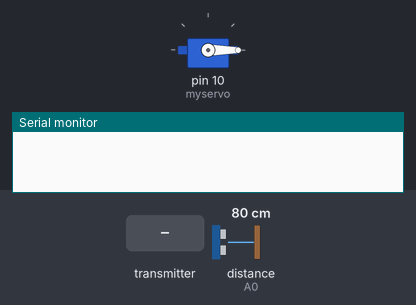
A sketch run on a simulated Arduino Uno, built with avr-gcc and run on an emulated ATmega328P. Parts: servo, the last lines printed to the serial monitor. Wiring (inferred from the names in the program): ultrasonic range finder: trigger A1; echo A0. The inputs (shaded band) are chosen by the test bench; at power-on: distance to the obstacle (sensor on A0) 80 cm. The echo pulse lasts 58.3 µs per cm; no radio packets arrive unless stated.

Above: at 0.1 s.
2.3 s: distance to the obstacle (sensor on A0) set to 2 cm
At 4.6 s:
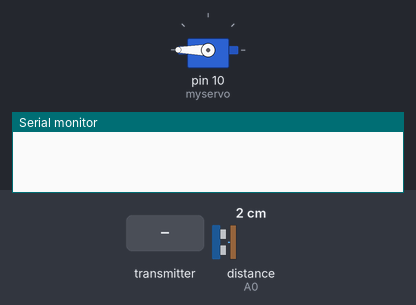
5.3 s: the transmitter starts sending btnA = 0
At 6.0 s:
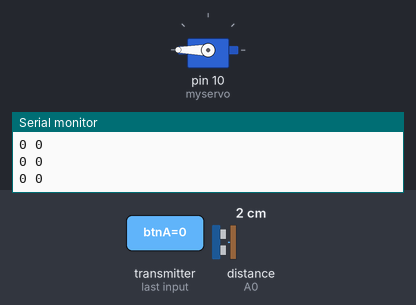
8.3 s: distance to the obstacle (sensor on A0) set to 60 cm
At 9.2 s:
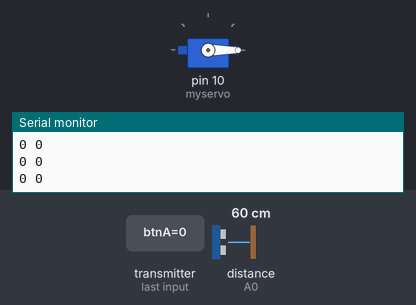
14.3 s: distance to the obstacle (sensor on A0) set to 4 cm
At 14.9 s:
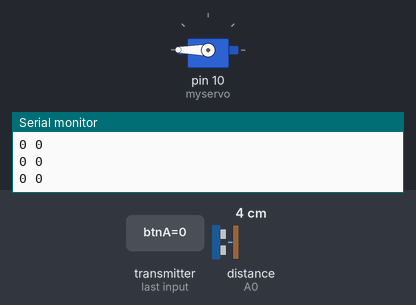
17.3 s: distance to the obstacle (sensor on A0) set to 9 cm
At 18.0 s:
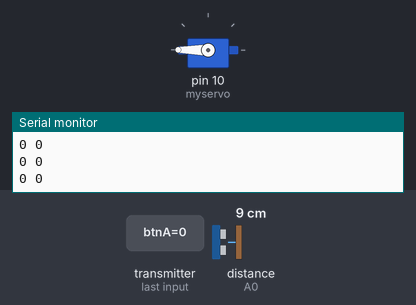
Timing chart, 0 to 21.3 s (numbered marks = the images above; inputs shaded):
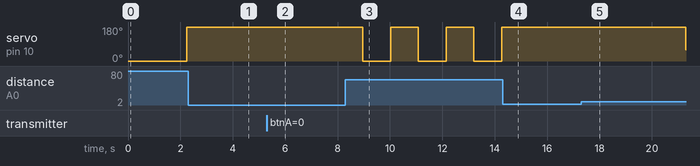

The sketch:

gaozhenyan_A_robot_bi_directional_communication.ino
```cpp
#include <SPI.h>
#include <RF24.h>
#include <Servo.h>

Servo myservo;
bool dir=1;
const int pingPin = A1;
const int echoPin = A0;
#define COUNT 10 // nomber for statistics
#define DATARATE RF24_2MBPS
const uint64_t pipes[2] = {0xF0F0F0F0E1LL, 0xF0F0F0F0D2LL};
RF24 radio(A3, A4);

int _success = 0;
int _fail = 0;
unsigned long _startTime = 0;

typedef struct{
  bool btnA;
  bool btnB;
  int joyStick_A_X;
  int joyStick_A_Y;
  int joyStick_B_X;
  int joyStick_B_Y;
}
remoteDef;
remoteDef remotePak;

typedef struct{
  int angle;
  int distance;
}
robotDef;
robotDef robotPak;

int angle=0;
const float pi = 3.14159267;
int data[180];
int distance;

void setup(){
  Serial.begin(9600);
  myservo.attach(10);
  myservo.write(0);
  delay(1000);

  radio.begin();

  //different from remote code
  radio.openWritingPipe(pipes [1]);
  radio.openReadingPipe(1, pipes[0]);

  radio.setDataRate( DATARATE ) ;
  radio.setPALevel( RF24_PA_MAX ) ;
  radio.setChannel(0x34);
  radio.enableDynamicPayloads() ;
  radio.enableAckPayload();               // not used here
  radio.setRetries(0, 15);                // Smallest time between retries, max no. of retries
  radio.setAutoAck( true ) ;
  radio.printDetails();
  radio.powerUp();
  radio.startListening();
}

void loop(){
  myservo.write(angle);
  distance = getDistance();
//  Serial.print(angle);
//  Serial.print(" ");
//  Serial.print(distance);
//  Serial.print(" ");
//  Serial.println(" ");
  if ( radio.available()){
    radio.read(&remotePak, sizeof(remotePak));
    Serial.print(remotePak.btnA);
    Serial.print(" ");
    Serial.print(remotePak.btnB);
    Serial.print(" ");
    Serial.println(" ");
    robotPak.angle = angle;
    robotPak.distance = distance;
    radio.stopListening();
    radio.write( &robotPak, sizeof(robotPak) );
    radio.startListening();
  }

  if(dir==1){
    if(angle<180){
      angle++;
    }else{
      dir = 0;
    }
  }else if(dir ==0){
    if(angle>0){
      angle--;
    }else{
      dir = 1;
    }
  }

}


float toRadians(float degrees) {
  return degrees / 360 * 2 * pi;
}

int getDistance(){
  long duration, cm;
  pinMode(pingPin, OUTPUT);
  digitalWrite(pingPin, LOW);
  delayMicroseconds(2);
  digitalWrite(pingPin, HIGH);
  delayMicroseconds(10);
  digitalWrite(pingPin, LOW);
  pinMode(echoPin, INPUT);
  duration = pulseIn(echoPin, HIGH);
  cm = microsecondsToCentimeters(duration);
  return cm;
}

long microsecondsToInches(long microseconds) {
   return microseconds / 74 / 2;
}

long microsecondsToCentimeters(long microseconds) {
   return microseconds / 29 / 2;
}
```

Measured:
- after the input at 2.3 s, servo on pin 10 (myservo): stays 180° (without the input it goes to 0° after 1.2 s)
- after the input at 5.3 s, servo on pin 10 (myservo): stays 180° (without the input it goes to 179° after 2.7 s)
- after the input at 8.3 s, servo on pin 10 (myservo): 180° → 0° after 0.67 s, → 180° 1.1 s later, → 0° 1.1 s later
- after the input at 14.3 s, servo on pin 10 (myservo): stays 180° (without the input it goes to 0° after 1.0 s)
- after the input at 17.3 s, servo on pin 10 (myservo): stays 180° (without the input it goes to 69° after 3.0 s)
